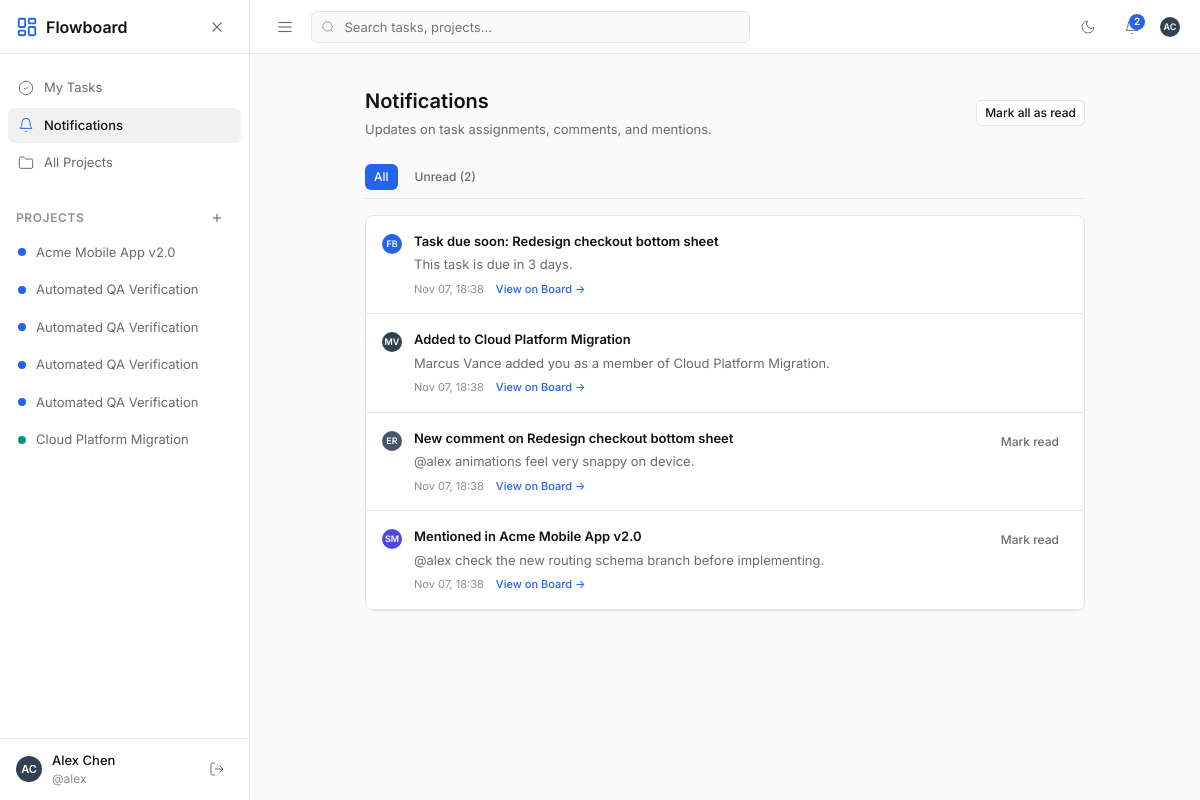
The app's page /notifications/ (signed in) with its own data.
### projects/models.py (models this page shows, shortened)
class Project(models.Model):
    name = models.CharField(max_length=120)
    description = models.TextField(blank=True)
    color = models.CharField(max_length=20, default='#2563EB')
    owner = models.ForeignKey(User, on_delete=models.CASCADE, related_name='owned_projects')
    created_at = models.DateTimeField(auto_now_add=True)
    updated_at = models.DateTimeField(auto_now=True)
    class Meta:
        ordering = ['-created_at']

### accounts/models.py (models this page shows, shortened)
class Profile(models.Model):
    user = models.OneToOneField(User, on_delete=models.CASCADE, related_name='profile')
    display_name = models.CharField(max_length=100, blank=True)
    avatar = models.ImageField(upload_to='avatars/', blank=True, null=True)
    theme_preference = models.CharField(
        max_length=10,
        choices=[('light', 'Light'), ('dark', 'Dark')],
        default='light'
    )
    created_at = models.DateTimeField(auto_now_add=True)
    updated_at = models.DateTimeField(auto_now=True)
    @property
    def name(self):
        return self.display_name.strip() or self.user.username
    @property
    def initials(self):
        name = self.name.strip()
        parts = name.split()
        if len(parts) >= 2:
            return f"{parts[0][0]}{parts[1][0]}".upper()
        elif parts:
            return parts[0][:2].upper()
        return "FB"
    @property
    def avatar_color(self):
        colors = [
            '#2563EB', '#475569', '#0D9488', '#4F46E5', '#0284C7',
            '#64748B', '#059669', '#334155', '#3B82F6', '#1E293B'
        ]
        hash_val = int(hashlib.md5(self.user.username.encode('utf-8')).hexdigest(), 16)
        return colors[hash_val % len(colors)]
    @property
    def avatar_url(self):
        if self.avatar:
            try:
                return self.avatar.url
            except Exception:
                pass
        return None

### notifications/models.py (models this page shows, shortened)
class Notification(models.Model):
    VERB_CHOICES = [
        ('assigned', 'assigned'),
        ('mentioned', 'mentioned'),
        ('commented', 'commented'),
        ('project_added', 'project_added'),
        ('due_soon', 'due_soon'),
    ]
    recipient = models.ForeignKey(User, on_delete=models.CASCADE, related_name='notifications', db_index=True)
    actor = models.ForeignKey(
        User, on_delete=models.SET_NULL, null=True, blank=True,
        related_name='triggered_notifications'
    )
    verb = models.CharField(max_length=30, choices=VERB_CHOICES)
    project = models.ForeignKey(Project, on_delete=models.CASCADE, null=True, blank=True)
    task = models.ForeignKey(Task, on_delete=models.CASCADE, null=True, blank=True)
    comment = models.ForeignKey(Comment, on_delete=models.CASCADE, null=True, blank=True)
    title = models.CharField(max_length=255)
    message = models.TextField()
    is_read = models.BooleanField(default=False, db_index=True)
    created_at = models.DateTimeField(auto_now_add=True, db_index=True)
    class Meta:
        ordering = ['-created_at']
        indexes = [
            models.Index(fields=['recipient', 'is_read', '-created_at']),
        ]

### notifications/views.py (the view)
# urls.py: path('', views.notification_list_view, name='list'),
@login_required
def notification_list_view(request):
    notifications = Notification.objects.filter(
        recipient=request.user
    ).select_related('actor__profile', 'project', 'task').order_by('-created_at')
    filter_type = request.GET.get('filter', 'all')
    if filter_type == 'unread':
        notifications = notifications.filter(is_read=False)
    unread_count = Notification.objects.filter(recipient=request.user, is_read=False).count()
    return render(request, 'notifications/list.html', {
        'notifications': notifications,
        'filter_type': filter_type,
        'unread_count': unread_count,
    })

### core/context_processors.py (called while the page is built)
def global_context(request):
    if not request.user.is_authenticated:
        return {
            'global_projects': [],
            'unread_notifications_count': 0,
            'active_theme': 'light',
        }
    member_project_ids = ProjectMember.objects.filter(user=request.user).values_list('project_id', flat=True)
    projects = Project.objects.filter(
        Q(owner=request.user) | Q(id__in=member_project_ids)
    ).distinct().order_by('name')
    unread_count = Notification.objects.filter(
        recipient=request.user,
        is_read=False
    ).count()
    theme = 'light'
    if hasattr(request.user, 'profile'):
        theme = request.user.profile.theme_preference
    return {
        'global_projects': projects,
        'unread_notifications_count': unread_count,
        'active_theme': theme,
    }

### templates/notifications/list.html (shortened to what this page needs)
{% extends 'base.html' %}
{% block content %}
<div style="padding: 32px 40px; max-width: 800px; width: 100%; margin: 0 auto;">
  <div style="display: flex; align-items: center; justify-content: space-between; margin-bottom: 24px;">
    <div>
      <h1 style="font-size: 20px; font-weight: 600; color: var(--text-primary); margin-bottom: 4px;">Notifications</h1>
      <p style="font-size: 13px; color: var(--text-secondary);">Updates on task assignments, comments, and mentions.</p>
    </div>
    {% if unread_count > 0 %}
    <button type="button" class="btn btn-secondary btn-sm" id="btnMarkAllReadPage">
      Mark all as read
    </button>
    {% endif %}
  </div>
  <div style="display: flex; gap: 8px; margin-bottom: 16px; border-bottom: 1px solid var(--border); padding-bottom: 8px;">
    <a href="{% url 'notifications:list' %}" class="btn btn-sm {% if filter_type == 'all' %}btn-primary{% else %}btn-ghost{% endif %}" id="tabAllNotifications">
      All
    </a>
    <a href="{% url 'notifications:list' %}?filter=unread" class="btn btn-sm {% if filter_type == 'unread' %}btn-primary{% else %}btn-ghost{% endif %}" id="tabUnreadNotifications">
      Unread {% if unread_count > 0 %}({{ unread_count }}){% endif %}
    </a>
  </div>
  <div style="background-color: var(--bg-surface); border: 1px solid var(--border); border-radius: var(--radius-lg); overflow: hidden;" id="notificationsPageList">
    {% for n in notifications %}
    <div style="display: flex; align-items: flex-start; justify-content: space-between; padding: 16px; border-bottom: 1px solid var(--border); gap: 14px; transition: background-color var(--duration-fast) var(--ease);" class="notification-page-item {% if not n.is_read %}unread{% endif %}" id="notificationPageItem-{{ n.id }}">
      <div style="display: flex; gap: 12px; flex: 1;">
        <div class="avatar avatar-sm" style="background-color: {{ n.actor.profile.avatar_color|default:'#2563EB' }}; margin-top: 2px;">
          {% if n.actor.profile.avatar_url %}
          <img src="{{ n.actor.profile.avatar_url }}" alt="{{ n.actor.username }}">
          {% else %}
          <span>{{ n.actor.profile.initials|default:'FB' }}</span>
          {% endif %}
        </div>
        <div style="flex: 1;">
          <div style="font-size: 13px; font-weight: 600; color: var(--text-primary); margin-bottom: 4px;">
            {{ n.title }}
          </div>
          <div style="font-size: 13px; color: var(--text-secondary); line-height: 1.5; margin-bottom: 6px;">
            {{ n.message }}
          </div>
          <div style="font-size: 11px; color: var(--text-muted); display: flex; gap: 12px; align-items: center;">
            <span>{{ n.created_at|date:"M d, H:i" }}</span>
            {% if n.project %}
            <a href="{% url 'projects:project_board' n.project.id %}{% if n.task %}?task={{ n.task.id }}{% endif %}" style="color: var(--accent); font-weight: 500;">
              View on Board &rarr;
            </a>
            {% endif %}
          </div>
        </div>
      </div>
      {% if not n.is_read %}
      <button type="button" class="btn btn-ghost btn-sm btn-mark-read-item" data-id="{{ n.id }}" title="Mark as read" id="btnMarkRead-{{ n.id }}">
        Mark read
      </button>
      {% endif %}
    </div>
    {% endfor %}
  </div>
</div>
{% endblock %}

### templates/base.html (shortened to what this page needs)
<!DOCTYPE html>
<html lang="en" data-theme="{{ active_theme|default:'light' }}">
<head>
  <link rel="stylesheet" href="/static/css/tokens.css">
  <link rel="stylesheet" href="/static/css/style.css">
</head>
<body>
  {% if user.is_authenticated %}
  <div class="app-layout">
    <aside class="app-sidebar" id="appSidebar">
      <div class="sidebar-brand">
        <a href="{% url 'projects:project_list' %}" class="brand-link" id="navBrandLink">
          <span>Flowboard</span>
        </a>
        <button type="button" class="icon-btn mobile-only" id="sidebarCloseBtn" aria-label="Close sidebar">
          <svg width="18" height="18" viewBox="0 0 24 24" fill="none" stroke="currentColor" stroke-width="1.5"><line x1="18" y1="6" x2="6" y2="18"></line><line x1="6" y1="6" x2="18" y2="18"></line></svg>
        </button>
      </div>
      <div class="sidebar-scroll">
        <nav class="sidebar-nav">
          <a href="{% url 'core:my_tasks' %}" class="nav-item {% if request.resolver_match.url_name == 'my_tasks' %}active{% endif %}" id="navMyTasks">
            <svg class="nav-icon" viewBox="0 0 24 24" fill="none" stroke="currentColor" stroke-width="1.5"><path d="M12 22c5.523 0 10-4.477 10-10S17.523 2 12 2 2 6.477 2 12s4.477 10 10 10z"></path><path d="m9 12 2 2 4-4"></path></svg>
            <span>My Tasks</span>
          </a>
          <a href="{% url 'notifications:list' %}" class="nav-item {% if request.resolver_match.app_name == 'notifications' %}active{% endif %}" id="navNotifications">
            <svg class="nav-icon" viewBox="0 0 24 24" fill="none" stroke="currentColor" stroke-width="1.5"><path d="M6 8a6 6 0 0 1 12 0c0 7 3 9 3 9H3s3-2 3-9"></path><path d="M10.3 21a1.94 1.94 0 0 0 3.4 0"></path></svg>
            <span>Notifications</span>
          </a>
          <a href="{% url 'projects:project_list' %}" class="nav-item {% if request.resolver_match.url_name == 'project_list' %}active{% endif %}" id="navAllProjects">
            <svg class="nav-icon" viewBox="0 0 24 24" fill="none" stroke="currentColor" stroke-width="1.5"><path d="M4 20h16a2 2 0 0 0 2-2V8a2 2 0 0 0-2-2h-7.93a2 2 0 0 1-1.66-.9l-.82-1.2A2 2 0 0 0 7.93 3H4a2 2 0 0 0-2 2v13c0 1.1.9 2 2 2Z"></path></svg>
            <span>All Projects</span>
          </a>
        </nav>
        <div class="sidebar-section">
          <div class="sidebar-section-title">
            <span>Projects</span>
            <button type="button" class="btn btn-ghost btn-sm" id="btnOpenNewProjectModal" title="Create new project" aria-label="Create new project">
              <svg width="14" height="14" viewBox="0 0 24 24" fill="none" stroke="currentColor" stroke-width="2"><line x1="12" y1="5" x2="12" y2="19"></line><line x1="5" y1="12" x2="19" y2="12"></line></svg>
            </button>
          </div>
          <div class="sidebar-nav" id="sidebarProjectsList">
            {% for p in global_projects %}
            <a href="{% url 'projects:project_board' p.id %}" class="nav-item {% if project and project.id == p.id %}active{% endif %}" id="sidebarProj-{{ p.id }}">
              <span class="project-tag-dot" style="background-color: {{ p.color|default:'#2563EB' }};"></span>
              <span style="overflow: hidden; text-overflow: ellipsis; white-space: nowrap;">{{ p.name }}</span>
            </a>
            {% empty %}
            <div style="padding: 8px 10px; font-size: 13px; color: var(--text-muted);">No projects yet.</div>
            {% endfor %}
          </div>
        </div>
      </div>
      <div class="sidebar-footer">
        <a href="{% url 'accounts:profile' %}" class="user-snippet" id="sidebarUserProfileLink" title="View profile">
          <div class="avatar" style="background-color: {{ request.user.profile.avatar_color|default:'#2563EB' }};">
            {% if request.user.profile.avatar_url %}
            <img src="{{ request.user.profile.avatar_url }}" alt="{{ request.user.username }}">
            {% else %}
            <span>{{ request.user.profile.initials|default:'FB' }}</span>
            {% endif %}
          </div>
          <div class="user-snippet-info">
            <span class="user-snippet-name">{{ request.user.profile.name }}</span>
            <span class="user-snippet-handle">@{{ request.user.username }}</span>
          </div>
        </a>
        <a href="{% url 'accounts:logout' %}" class="icon-btn" title="Log out" aria-label="Log out" id="btnLogout">
          <svg width="16" height="16" viewBox="0 0 24 24" fill="none" stroke="currentColor" stroke-width="1.5"><path d="M9 21H5a2 2 0 0 1-2-2V5a2 2 0 0 1 2-2h4"></path><polyline points="16 17 21 12 16 7"></polyline><line x1="21" y1="12" x2="9" y2="12"></line></svg>
        </a>
      </div>
    </aside>
    <div class="app-main">
      <header class="app-topbar">
        <div class="topbar-left">
          <button type="button" class="icon-btn mobile-only" id="sidebarOpenBtn" aria-label="Open navigation menu">
            <svg width="18" height="18" viewBox="0 0 24 24" fill="none" stroke="currentColor" stroke-width="1.5"><line x1="3" y1="12" x2="21" y2="12"></line><line x1="3" y1="6" x2="21" y2="6"></line><line x1="3" y1="18" x2="21" y2="18"></line></svg>
          </button>
          <form class="topbar-search-form" action="{% url 'core:search' %}" method="GET" id="globalSearchForm">
            <input type="text" name="q" class="topbar-search-input" placeholder="Search tasks, projects..." value="{{ request.GET.q|default:'' }}" id="globalSearchInput" autocomplete="off">
          </form>
        </div>
        <div class="topbar-right">
          <button type="button" class="icon-btn" id="themeToggleBtn" title="Toggle light/dark theme" aria-label="Toggle theme">
            <svg id="themeIconMoon" width="16" height="16" viewBox="0 0 24 24" fill="none" stroke="currentColor" stroke-width="1.5"><path d="M21 12.79A9 9 0 1 1 11.21 3 7 7 0 0 0 21 12.79z"></path></svg>
          </button>
          <div style="position: relative;">
            <button type="button" class="icon-btn" id="notificationBellBtn" title="Notifications" aria-label="View notifications">
              <span class="badge-count" id="notificationBadge" style="{% if unread_notifications_count == 0 %}display: none;{% endif %}">{{ unread_notifications_count }}</span>
            </button>
          </div>
          <a href="{% url 'accounts:profile' %}" class="avatar avatar-sm" style="background-color: {{ request.user.profile.avatar_color|default:'#2563EB' }};" title="Profile settings" id="topbarProfileAvatar">
            {% if request.user.profile.avatar_url %}
            <img src="{{ request.user.profile.avatar_url }}" alt="{{ request.user.username }}">
            {% else %}
            <span>{{ request.user.profile.initials|default:'FB' }}</span>
            {% endif %}
          </a>
        </div>
      </header>
      <main style="flex: 1; display: flex; flex-direction: column; min-height: 0; overflow-y: auto;">
        {% block content %}{% endblock %}
      </main>
    </div>
  </div>
  {% else %}
  <main style="min-height: 100vh;">
    {% block auth_content %}{% endblock %}
  </main>
  {% endif %}
</body>
</html>

### static/css/tokens.css (style rules this page uses)
:root { --bg-canvas: #FAFAFA; --bg-surface: #FFFFFF; --bg-surface-hover: #F4F4F5; --bg-subtle: #F1F1F2; --border: #E5E5E5; --border-focus: #2563EB; --text-primary: #111111; --text-secondary: #6B6B6B; --text-muted: #8E8E93; --accent: #2563EB; --accent-hover: #1D4ED8; --accent-subtle: #EFF6FF; --accent-text: #FFFFFF; --danger: #DC2626; --danger-hover: #B91C1C; --danger-subtle: #FEF2F2; --danger-text: #DC2626; --success: #16A34A; --warning: #D97706; --priority-low: #64748B; --priority-medium: #D97706; --priority-high: #DC2626; --radius-sm: 4px; --radius-md: 6px; --radius-lg: 8px; --radius-full: 9999px; --shadow-sm: 0 1px 2px 0 rgba(0, 0, 0, 0.05); --shadow-md: 0 4px 6px -1px rgba(0, 0, 0, 0.07), 0 2px 4px -1px rgba(0, 0, 0, 0.04); --shadow-drag: 0 10px 15px -3px rgba(0, 0, 0, 0.1), 0 4px 6px -2px rgba(0, 0, 0, 0.05); --font-family: 'Inter', -apple-system, BlinkMacSystemFont, "Segoe UI", Roboto, Helvetica, Arial, sans-serif; --font-size-xs: 12px; --font-size-sm: 13px; --font-size-base: 14px; --font-size-md: 16px; --font-size-lg: 18px; --font-size-title: 20px; --line-height: 1.5; --duration-fast: 120ms; --duration-normal: 180ms; --duration-smooth: 240ms; --ease: cubic-bezier(0.16, 1, 0.3, 1); --sidebar-width: 250px; --topbar-height: 54px; }

### records on screen
Project: name "Acme Mobile App v2.0"
Project: name "Automated QA Verification"
Project: name "Automated QA Verification"
Project: name "Automated QA Verification"
Project: name "Automated QA Verification"
Project: name "Cloud Platform Migration"
Notification: actor.profile.initials "FB", title "Task due soon: Redesign checkout bottom sheet", message "This task is due in 3 days.", created_at "Nov 07, 18:38", shows "View on Board →"
Notification: actor.profile.initials "MV", title "Added to Cloud Platform Migration", message "Marcus Vance added you as a member of Cloud Platform Migration.", created_at "Nov 07, 18:38", shows "View on Board →"
Notification: actor.profile.initials "ER", title "New comment on Redesign checkout bottom sheet", message "@alex animations feel very snappy on device.", created_at "Nov 07, 18:38", shows "View on Board →"
Notification: actor.profile.initials "SM", title "Mentioned in Acme Mobile App v2.0", message "@alex check the new routing schema branch before implementing.", created_at "Nov 07, 18:38", shows "View on Board →"

### other values on screen
{{ request.user.profile.initials|default:'FB' }} "AC"
{{ request.user.profile.name }} "Alex Chen"
{{ request.user.username }} "alex"
{{ unread_notifications_count }} "2"
{{ unread_count }} "2"
